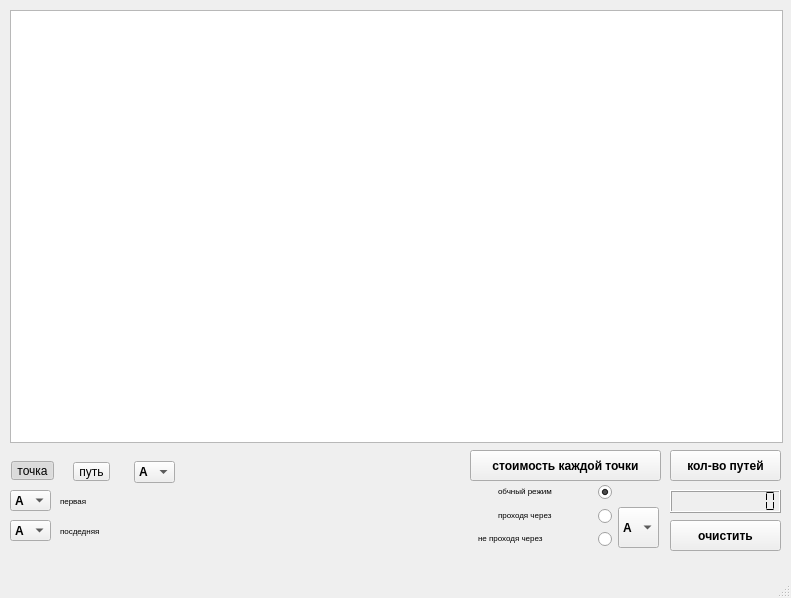
<?xml version="1.0" encoding="UTF-8"?>
<ui version="4.0">
 <class>MainWindow</class>
 <widget class="QMainWindow" name="MainWindow">
  <property name="geometry">
   <rect>
    <x>0</x>
    <y>0</y>
    <width>791</width>
    <height>598</height>
   </rect>
  </property>
  <property name="sizePolicy">
   <sizepolicy hsizetype="Ignored" vsizetype="Ignored">
    <horstretch>0</horstretch>
    <verstretch>0</verstretch>
   </sizepolicy>
  </property>
  <property name="minimumSize">
   <size>
    <width>791</width>
    <height>598</height>
   </size>
  </property>
  <property name="windowTitle">
   <string>MainWindow</string>
  </property>
  <widget class="QWidget" name="centralwidget">
   <widget class="QGraphicsView" name="graphicsView">
    <property name="geometry">
     <rect>
      <x>10</x>
      <y>10</y>
      <width>773</width>
      <height>433</height>
     </rect>
    </property>
    <property name="cursor" stdset="0">
     <cursorShape>CrossCursor</cursorShape>
    </property>
   </widget>
   <widget class="QPushButton" name="kol_way_butt">
    <property name="geometry">
     <rect>
      <x>670</x>
      <y>450</y>
      <width>111</width>
      <height>31</height>
     </rect>
    </property>
    <property name="font">
     <font>
      <family>MS Sans Serif</family>
      <weight>75</weight>
      <bold>true</bold>
     </font>
    </property>
    <property name="text">
     <string>кол-во путей</string>
    </property>
   </widget>
   <widget class="QPushButton" name="clr_butt">
    <property name="geometry">
     <rect>
      <x>670</x>
      <y>520</y>
      <width>111</width>
      <height>31</height>
     </rect>
    </property>
    <property name="font">
     <font>
      <family>MS Sans Serif</family>
      <weight>75</weight>
      <bold>true</bold>
     </font>
    </property>
    <property name="text">
     <string>очистить</string>
    </property>
   </widget>
   <widget class="QLCDNumber" name="lcdNumber">
    <property name="geometry">
     <rect>
      <x>670</x>
      <y>490</y>
      <width>111</width>
      <height>23</height>
     </rect>
    </property>
    <property name="font">
     <font>
      <strikeout>false</strikeout>
     </font>
    </property>
    <property name="acceptDrops">
     <bool>false</bool>
    </property>
    <property name="digitCount">
     <number>10</number>
    </property>
    <property name="segmentStyle">
     <enum>QLCDNumber::Flat</enum>
    </property>
   </widget>
   <widget class="QLabel" name="label">
    <property name="geometry">
     <rect>
      <x>200</x>
      <y>450</y>
      <width>251</width>
      <height>31</height>
     </rect>
    </property>
    <property name="font">
     <font>
      <family>MS Sans Serif</family>
      <pointsize>12</pointsize>
      <weight>75</weight>
      <bold>true</bold>
     </font>
    </property>
    <property name="text">
     <string/>
    </property>
    <property name="textFormat">
     <enum>Qt::RichText</enum>
    </property>
   </widget>
   <widget class="QComboBox" name="comboBox_one">
    <property name="geometry">
     <rect>
      <x>10</x>
      <y>490</y>
      <width>41</width>
      <height>21</height>
     </rect>
    </property>
    <property name="font">
     <font>
      <family>MS Sans Serif</family>
      <weight>75</weight>
      <bold>true</bold>
     </font>
    </property>
    <item>
     <property name="text">
      <string>A</string>
     </property>
    </item>
    <item>
     <property name="text">
      <string>Б</string>
     </property>
    </item>
    <item>
     <property name="text">
      <string>В</string>
     </property>
    </item>
    <item>
     <property name="text">
      <string>Г</string>
     </property>
    </item>
    <item>
     <property name="text">
      <string>Д</string>
     </property>
    </item>
    <item>
     <property name="text">
      <string>Е</string>
     </property>
    </item>
    <item>
     <property name="text">
      <string>Ё</string>
     </property>
    </item>
    <item>
     <property name="text">
      <string>Ж</string>
     </property>
    </item>
    <item>
     <property name="text">
      <string>З</string>
     </property>
    </item>
    <item>
     <property name="text">
      <string>И</string>
     </property>
    </item>
    <item>
     <property name="text">
      <string>К</string>
     </property>
    </item>
    <item>
     <property name="text">
      <string>Л</string>
     </property>
    </item>
    <item>
     <property name="text">
      <string>М</string>
     </property>
    </item>
    <item>
     <property name="text">
      <string>Н</string>
     </property>
    </item>
    <item>
     <property name="text">
      <string>О</string>
     </property>
    </item>
    <item>
     <property name="text">
      <string>П</string>
     </property>
    </item>
    <item>
     <property name="text">
      <string>Р</string>
     </property>
    </item>
    <item>
     <property name="text">
      <string>С</string>
     </property>
    </item>
    <item>
     <property name="text">
      <string>Т</string>
     </property>
    </item>
   </widget>
   <widget class="QComboBox" name="comboBox_last">
    <property name="geometry">
     <rect>
      <x>10</x>
      <y>520</y>
      <width>41</width>
      <height>21</height>
     </rect>
    </property>
    <property name="font">
     <font>
      <family>MS Sans Serif</family>
      <weight>75</weight>
      <bold>true</bold>
     </font>
    </property>
    <item>
     <property name="text">
      <string>A</string>
     </property>
    </item>
    <item>
     <property name="text">
      <string>Б</string>
     </property>
    </item>
    <item>
     <property name="text">
      <string>В</string>
     </property>
    </item>
    <item>
     <property name="text">
      <string>Г</string>
     </property>
    </item>
    <item>
     <property name="text">
      <string>Д</string>
     </property>
    </item>
    <item>
     <property name="text">
      <string>Е</string>
     </property>
    </item>
    <item>
     <property name="text">
      <string>Ё</string>
     </property>
    </item>
    <item>
     <property name="text">
      <string>Ж</string>
     </property>
    </item>
    <item>
     <property name="text">
      <string>З</string>
     </property>
    </item>
    <item>
     <property name="text">
      <string>И</string>
     </property>
    </item>
    <item>
     <property name="text">
      <string>К</string>
     </property>
    </item>
    <item>
     <property name="text">
      <string>Л</string>
     </property>
    </item>
    <item>
     <property name="text">
      <string>М</string>
     </property>
    </item>
    <item>
     <property name="text">
      <string>Н</string>
     </property>
    </item>
    <item>
     <property name="text">
      <string>О</string>
     </property>
    </item>
    <item>
     <property name="text">
      <string>П</string>
     </property>
    </item>
    <item>
     <property name="text">
      <string>Р</string>
     </property>
    </item>
    <item>
     <property name="text">
      <string>С</string>
     </property>
    </item>
    <item>
     <property name="text">
      <string>Т</string>
     </property>
    </item>
   </widget>
   <widget class="QLabel" name="label_2">
    <property name="geometry">
     <rect>
      <x>60</x>
      <y>520</y>
      <width>71</width>
      <height>21</height>
     </rect>
    </property>
    <property name="font">
     <font>
      <family>MS Sans Serif</family>
      <pointsize>6</pointsize>
      <weight>50</weight>
      <bold>false</bold>
     </font>
    </property>
    <property name="text">
     <string>посдедняя</string>
    </property>
    <property name="textFormat">
     <enum>Qt::PlainText</enum>
    </property>
   </widget>
   <widget class="QLabel" name="label_3">
    <property name="geometry">
     <rect>
      <x>60</x>
      <y>490</y>
      <width>51</width>
      <height>21</height>
     </rect>
    </property>
    <property name="font">
     <font>
      <family>MS Sans Serif</family>
      <pointsize>6</pointsize>
      <weight>50</weight>
      <bold>false</bold>
     </font>
    </property>
    <property name="text">
     <string>первая </string>
    </property>
    <property name="textFormat">
     <enum>Qt::PlainText</enum>
    </property>
   </widget>
   <widget class="QLabel" name="label_4">
    <property name="geometry">
     <rect>
      <x>498</x>
      <y>504</y>
      <width>101</width>
      <height>21</height>
     </rect>
    </property>
    <property name="font">
     <font>
      <family>MS Sans Serif</family>
      <pointsize>6</pointsize>
      <weight>50</weight>
      <bold>false</bold>
     </font>
    </property>
    <property name="text">
     <string>проходя через</string>
    </property>
    <property name="textFormat">
     <enum>Qt::PlainText</enum>
    </property>
   </widget>
   <widget class="QRadioButton" name="radioButton_is_have">
    <property name="geometry">
     <rect>
      <x>598</x>
      <y>501</y>
      <width>20</width>
      <height>31</height>
     </rect>
    </property>
    <property name="text">
     <string/>
    </property>
    <property name="checked">
     <bool>false</bool>
    </property>
    <property name="autoRepeat">
     <bool>false</bool>
    </property>
    <property name="autoExclusive">
     <bool>true</bool>
    </property>
   </widget>
   <widget class="QComboBox" name="comboBox_have">
    <property name="geometry">
     <rect>
      <x>618</x>
      <y>507</y>
      <width>41</width>
      <height>41</height>
     </rect>
    </property>
    <property name="font">
     <font>
      <family>MS Sans Serif</family>
      <weight>75</weight>
      <bold>true</bold>
     </font>
    </property>
    <item>
     <property name="text">
      <string>A</string>
     </property>
    </item>
    <item>
     <property name="text">
      <string>Б</string>
     </property>
    </item>
    <item>
     <property name="text">
      <string>В</string>
     </property>
    </item>
    <item>
     <property name="text">
      <string>Г</string>
     </property>
    </item>
    <item>
     <property name="text">
      <string>Д</string>
     </property>
    </item>
    <item>
     <property name="text">
      <string>Е</string>
     </property>
    </item>
    <item>
     <property name="text">
      <string>Ё</string>
     </property>
    </item>
    <item>
     <property name="text">
      <string>Ж</string>
     </property>
    </item>
    <item>
     <property name="text">
      <string>З</string>
     </property>
    </item>
    <item>
     <property name="text">
      <string>И</string>
     </property>
    </item>
    <item>
     <property name="text">
      <string>К</string>
     </property>
    </item>
    <item>
     <property name="text">
      <string>Л</string>
     </property>
    </item>
    <item>
     <property name="text">
      <string>М</string>
     </property>
    </item>
    <item>
     <property name="text">
      <string>Н</string>
     </property>
    </item>
    <item>
     <property name="text">
      <string>О</string>
     </property>
    </item>
    <item>
     <property name="text">
      <string>П</string>
     </property>
    </item>
    <item>
     <property name="text">
      <string>Р</string>
     </property>
    </item>
    <item>
     <property name="text">
      <string>С</string>
     </property>
    </item>
    <item>
     <property name="text">
      <string>Т</string>
     </property>
    </item>
   </widget>
   <widget class="QRadioButton" name="radioButton_isnt_have">
    <property name="geometry">
     <rect>
      <x>598</x>
      <y>524</y>
      <width>20</width>
      <height>31</height>
     </rect>
    </property>
    <property name="text">
     <string/>
    </property>
    <property name="checked">
     <bool>false</bool>
    </property>
    <property name="autoRepeat">
     <bool>false</bool>
    </property>
    <property name="autoExclusive">
     <bool>true</bool>
    </property>
   </widget>
   <widget class="QLabel" name="label_5">
    <property name="geometry">
     <rect>
      <x>478</x>
      <y>527</y>
      <width>121</width>
      <height>21</height>
     </rect>
    </property>
    <property name="font">
     <font>
      <family>MS Sans Serif</family>
      <pointsize>6</pointsize>
      <weight>50</weight>
      <bold>false</bold>
     </font>
    </property>
    <property name="text">
     <string>не проходя через</string>
    </property>
    <property name="textFormat">
     <enum>Qt::PlainText</enum>
    </property>
   </widget>
   <widget class="QRadioButton" name="radioButton_standart">
    <property name="geometry">
     <rect>
      <x>598</x>
      <y>477</y>
      <width>20</width>
      <height>31</height>
     </rect>
    </property>
    <property name="text">
     <string/>
    </property>
    <property name="checked">
     <bool>true</bool>
    </property>
    <property name="autoRepeat">
     <bool>false</bool>
    </property>
    <property name="autoExclusive">
     <bool>true</bool>
    </property>
   </widget>
   <widget class="QLabel" name="label_6">
    <property name="geometry">
     <rect>
      <x>498</x>
      <y>480</y>
      <width>101</width>
      <height>21</height>
     </rect>
    </property>
    <property name="font">
     <font>
      <family>MS Sans Serif</family>
      <pointsize>6</pointsize>
      <weight>50</weight>
      <bold>false</bold>
     </font>
    </property>
    <property name="text">
     <string>обчный режим</string>
    </property>
    <property name="textFormat">
     <enum>Qt::PlainText</enum>
    </property>
   </widget>
   <widget class="QPushButton" name="kol_way_all">
    <property name="geometry">
     <rect>
      <x>470</x>
      <y>450</y>
      <width>191</width>
      <height>31</height>
     </rect>
    </property>
    <property name="font">
     <font>
      <family>MS Sans Serif</family>
      <weight>75</weight>
      <bold>true</bold>
     </font>
    </property>
    <property name="text">
     <string>стоимость каждой точки</string>
    </property>
   </widget>
   <widget class="QToolButton" name="way_butt">
    <property name="geometry">
     <rect>
      <x>73</x>
      <y>462</y>
      <width>37</width>
      <height>19</height>
     </rect>
    </property>
    <property name="sizePolicy">
     <sizepolicy hsizetype="Ignored" vsizetype="Fixed">
      <horstretch>0</horstretch>
      <verstretch>0</verstretch>
     </sizepolicy>
    </property>
    <property name="text">
     <string>путь</string>
    </property>
    <property name="iconSize">
     <size>
      <width>60</width>
      <height>60</height>
     </size>
    </property>
    <property name="checkable">
     <bool>true</bool>
    </property>
    <property name="autoExclusive">
     <bool>true</bool>
    </property>
   </widget>
   <widget class="QToolButton" name="point_butt">
    <property name="enabled">
     <bool>true</bool>
    </property>
    <property name="geometry">
     <rect>
      <x>11</x>
      <y>461</y>
      <width>43</width>
      <height>19</height>
     </rect>
    </property>
    <property name="sizePolicy">
     <sizepolicy hsizetype="Ignored" vsizetype="Ignored">
      <horstretch>0</horstretch>
      <verstretch>0</verstretch>
     </sizepolicy>
    </property>
    <property name="autoFillBackground">
     <bool>false</bool>
    </property>
    <property name="text">
     <string>точка</string>
    </property>
    <property name="iconSize">
     <size>
      <width>50</width>
      <height>50</height>
     </size>
    </property>
    <property name="checkable">
     <bool>true</bool>
    </property>
    <property name="checked">
     <bool>true</bool>
    </property>
    <property name="autoExclusive">
     <bool>true</bool>
    </property>
   </widget>
   <widget class="QComboBox" name="comboBox">
    <property name="geometry">
     <rect>
      <x>134</x>
      <y>461</y>
      <width>41</width>
      <height>22</height>
     </rect>
    </property>
    <property name="font">
     <font>
      <family>MS Sans Serif</family>
      <weight>75</weight>
      <bold>true</bold>
     </font>
    </property>
    <item>
     <property name="text">
      <string>A</string>
     </property>
    </item>
    <item>
     <property name="text">
      <string>Б</string>
     </property>
    </item>
    <item>
     <property name="text">
      <string>В</string>
     </property>
    </item>
    <item>
     <property name="text">
      <string>Г</string>
     </property>
    </item>
    <item>
     <property name="text">
      <string>Д</string>
     </property>
    </item>
    <item>
     <property name="text">
      <string>Е</string>
     </property>
    </item>
    <item>
     <property name="text">
      <string>Ё</string>
     </property>
    </item>
    <item>
     <property name="text">
      <string>Ж</string>
     </property>
    </item>
    <item>
     <property name="text">
      <string>З</string>
     </property>
    </item>
    <item>
     <property name="text">
      <string>И</string>
     </property>
    </item>
    <item>
     <property name="text">
      <string>К</string>
     </property>
    </item>
    <item>
     <property name="text">
      <string>Л</string>
     </property>
    </item>
    <item>
     <property name="text">
      <string>М</string>
     </property>
    </item>
    <item>
     <property name="text">
      <string>Н</string>
     </property>
    </item>
    <item>
     <property name="text">
      <string>О</string>
     </property>
    </item>
    <item>
     <property name="text">
      <string>П</string>
     </property>
    </item>
    <item>
     <property name="text">
      <string>Р</string>
     </property>
    </item>
    <item>
     <property name="text">
      <string>С</string>
     </property>
    </item>
    <item>
     <property name="text">
      <string>Т</string>
     </property>
    </item>
   </widget>
  </widget>
  <widget class="QMenuBar" name="menubar">
   <property name="geometry">
    <rect>
     <x>0</x>
     <y>0</y>
     <width>791</width>
     <height>21</height>
    </rect>
   </property>
  </widget>
  <widget class="QStatusBar" name="statusbar"/>
 </widget>
 <resources/>
 <connections/>
</ui>
